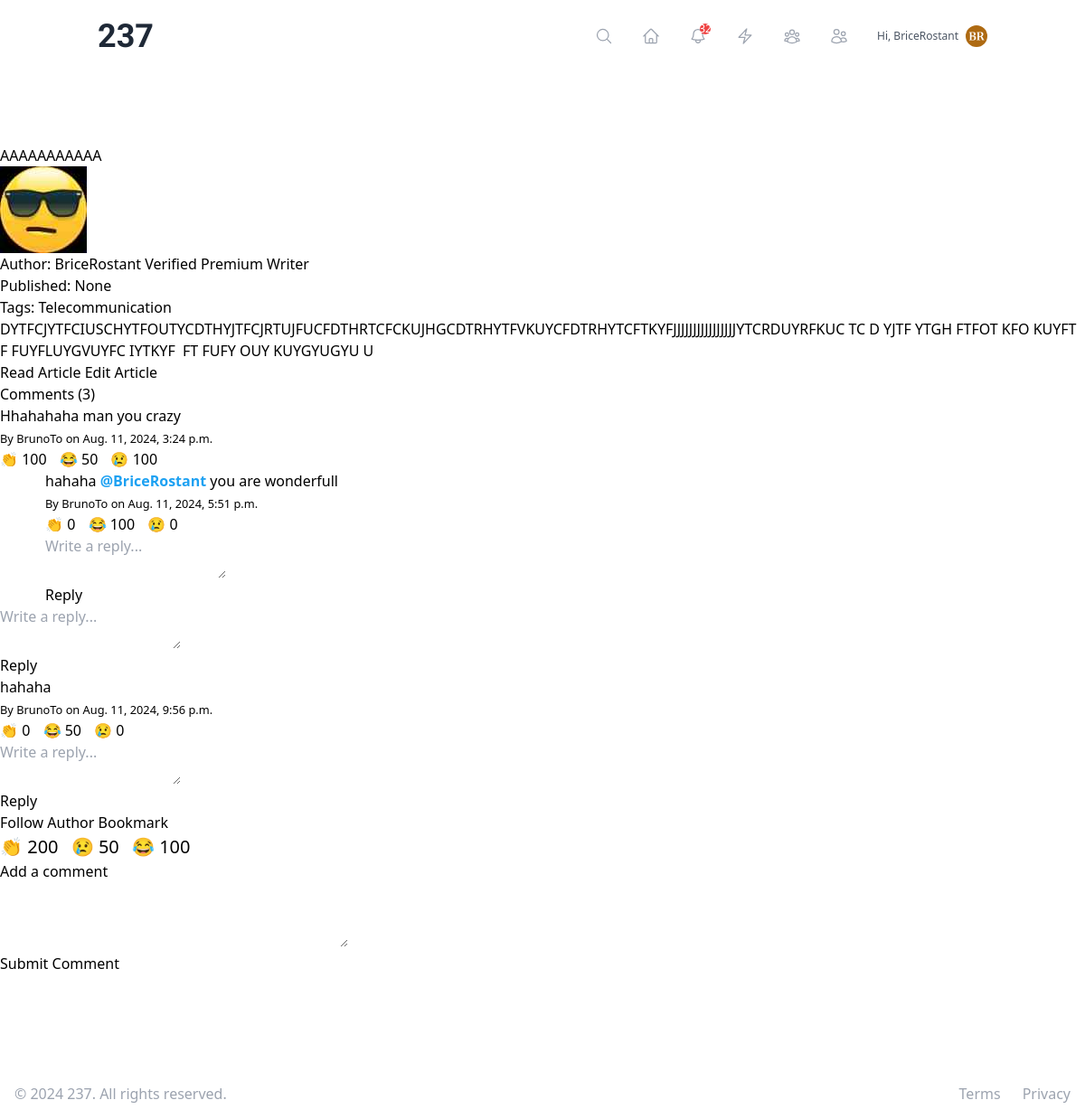
/articles/14/ (signed in), run on the app's committed database.
### users/models.py (models this page shows, shortened)
class User(AbstractUser):
    bio = models.TextField(max_length=500, blank=True)
    profile_picture = models.ImageField(upload_to='profile_pics/', blank=True, null=True)
    date_joined = models.DateTimeField(auto_now_add=True)
    location = models.CharField(max_length=100, blank=True)
    website = models.URLField(max_length=200, blank=True)
    following = models.ManyToManyField('self', symmetrical=False, related_name='followers')
    blocked_users = models.ManyToManyField('self', symmetrical=False, related_name='blocked_by')
    is_verified = models.BooleanField(default=False)
    is_premium = models.BooleanField(default=False)
    is_manual_writer = models.BooleanField(default=False)
    def get_avatar_url(self):
        return get_or_create_avatar(self)
    @property
    def is_writer(self):
        if self.is_manual_writer:
            return True
    def unread_notifications_count(self):
        return self.notifications.filter(is_read=False).count()

### articles/models.py (models this page shows, shortened)
class Article(models.Model):
    title = models.CharField(max_length=200)
    content = models.TextField()
    image = models.ImageField(upload_to='article_images/', validators=[validate_file_size], null=True, blank=True)
    thumbnail = models.ImageField(upload_to='article_thumbnails/', validators=[validate_file_size], null=True, blank=True)
    author = models.ForeignKey(settings.AUTH_USER_MODEL, on_delete=models.CASCADE)
    created_at = models.DateTimeField(auto_now_add=True)
    updated_at = models.DateTimeField(auto_now=True)
    published_at = models.DateTimeField(null=True, blank=True)
    status = models.CharField(max_length=10, choices=[('draft', 'Draft'), ('published', 'Published')], default='draft')
    language = models.CharField(max_length=2, choices=[('EN', 'English'), ('FR', 'French')])
    tags = TaggableManager()
    bookmarks = models.ManyToManyField(settings.AUTH_USER_MODEL, related_name='bookmarked_articles', blank=True)
    def get_content_as_html(self):
        try:
            content_json = json.loads(self.content)
        except json.JSONDecodeError:
            return mark_safe("<p>Error: Could not parse content</p>")
        if not isinstance(content_json, dict) or 'blocks' not in content_json:
            return mark_safe("<p>Error: Invalid content structure</p>")
        html = ""
        for block in content_json['blocks']:
            block_type = block.get('type')
            block_data = block.get('data', {})
            if block_type == 'header':
                level = block_data.get('level', 1)
                text = block_data.get('text', '')
                html += f"<h{level}>{text}</h{level}>"
            elif block_type == 'paragraph':
                text = block_data.get('text', '')
                html += f"<p>{text}</p>"
            elif block_type == 'code':
                code = block_data.get('code', '')
                escaped_code = escape(code)
                html += f'<pre><code>{escaped_code}</code></pre>'
            else:
                html += f"<p>Unsupported block type: {block_type}</p>"
        return mark_safe(html)
    def reaction_count(self, reaction_type):
        return self.reactions.filter(reaction_type=reaction_type).aggregate(total=models.Sum('count'))['total'] or 0
    @property
    def clap_count(self):
        return self.reaction_count('clap')
    @property
    def sad_count(self):
        return self.reaction_count('sad')
    @property
    def laugh_count(self):
        return self.reaction_count('laugh')
    @property
    def comment_count(self):
        return self.comments.count()

class Comment(models.Model):
    article = models.ForeignKey(Article, on_delete=models.CASCADE, related_name='comments')
    author = models.ForeignKey(settings.AUTH_USER_MODEL, on_delete=models.CASCADE)
    content = models.TextField()
    created_at = models.DateTimeField(auto_now_add=True)
    parent = models.ForeignKey('self', null=True, blank=True, on_delete=models.CASCADE, related_name='replies')
    mentioned_users = models.ManyToManyField(settings.AUTH_USER_MODEL, through='Mention', related_name='mentioned_in')
    @property
    def clap_count(self):
        return self.reactions.filter(reaction_type='clap').aggregate(total=models.Sum('count'))['total'] or 0
    @property
    def laugh_count(self):
        return self.reactions.filter(reaction_type='laugh').aggregate(total=models.Sum('count'))['total'] or 0
    @property
    def sad_count(self):
        return self.reactions.filter(reaction_type='sad').aggregate(total=models.Sum('count'))['total'] or 0

### articles/views.py (the view)
# urls.py: path('articles/<int:pk>/', ArticleDetailView.as_view(), name='article_detail'),
class ArticleDetailView(DetailView):
    model = Article
    template_name = 'articles/article_detail.html'
    context_object_name = 'article'
    def get_context_data(self, **kwargs):
        context = super().get_context_data(**kwargs)
        if self.request.user.is_authenticated:
            context['is_following'] = self.request.user.following.filter(id=self.object.author.id).exists()
            context['is_bookmarked'] = self.object.bookmarks.filter(id=self.request.user.id).exists()
            context['comment_form'] = CommentForm()
            context['user_reactions'] = Reaction.objects.filter(user=self.request.user,article=self.object).values_list('reaction_type', flat=True)
            context['speechify_api_key'] = settings.SPEECHIFY_API_KEY
        return context

### articles/forms.py
class CommentForm(forms.ModelForm):
    class Meta:
        model = Comment
        fields = ['content']
        widgets = {
            'content': forms.Textarea(attrs={'rows': 3}),
        }

### articles/templatetags/article_tags.py (called while the page is built)
@register.filter
def get_reaction_count(article, reaction_type):
    return getattr(article, f"{reaction_type}_count")

@register.filter
def get_comment_reaction_count(Comment, reaction_type):
    return getattr(Comment, f"{reaction_type}_count")

@register.filter
def split(value, key):
    return value.split(key)

### articles/templatetags/comment_tags.py (called while the page is built)
@register.filter
def render_mentions(value):
    mention_pattern = r'@(\w+)'
    def replace_mention(match):
        username = match.group(1)
        if username == 'followers':
            return '<span class="mention-followers">@followers</span>'
        user = User.objects.filter(username=username).first()
        if user:
            url = reverse('user_profile', kwargs={'username': username})
            return f'<a href="{url}" class="mention-user">@{username}</a>'
        return f'@{username}'
    return mark_safe(re.sub(mention_pattern, replace_mention, value))

### users/utils.py (called while the page is built)
def get_or_create_avatar(user):
    cache_key = f'user_avatar_{user.id}'
    avatar_url = cache.get(cache_key)
    if not avatar_url:
        if not user.profile_picture:
            avatar = generate_avatar(user.username)
            user.profile_picture.save(f"{user.username}_avatar.png", avatar, save=True)
        avatar_url = user.profile_picture.url
        cache.set(cache_key, avatar_url, timeout=86400)  # Cache for 24 hours
    return avatar_url

### templates/articles/article_detail.html (shortened to what this page needs)
{% extends "base.html" %}
{% load static %}
{% load article_tags %}
{% load comment_tags %}
{% block extra_css %}
<link rel="stylesheet" href="{% static 'css/reaction.css' %}">
<link rel="stylesheet" href="{% static 'css/tribute.css' %}">
<link rel="stylesheet" href="{% static 'css/mentions.css' %}">
{% endblock %}
{% block content %}
<h2>{{ article.title }}</h2>
{% if article.thumbnail %}
    <img src="{{ article.thumbnail.url }}" alt="{{ article.title }} thumbnail" class="article-thumbnail">
{% endif %}
<p>Author: {{ article.author.username }}
    {% if article.author.is_verified %}
        <span class="badge">Verified</span>
    {% endif %}
    {% if article.author.is_premium %}
        <span class="badge">Premium</span>
    {% endif %}
    {% if article.author.is_writer %}
        <span class="badge">Writer</span>
    {% endif %}</p>
<p>Published: {{ article.published_at }}</p>
<p>Tags: {% for tag in article.tags.all %}
    <a href="{% url 'article_by_tag' tag.slug %}">{{ tag.name }}</a>{% if not forloop.last %}, {% endif %}
{% endfor %}</p>
<div id="article-content">
    {% with content_html=article.get_content_as_html %}
        {% if content_html %}
            {{ content_html|safe }}
        {% else %}
            <p>{{ article.content }}</p>
        {% endif %}
    {% endwith %}
</div>
<button id="ttsButton">Read Article</button>
{% if user == article.author %}
    <a href="{% url 'article_update' article.pk %}">Edit Article</a>
{% endif %}
<h3>Comments (<span id="comment-count">{{ article.comment_count }}</span>)</h3>
<div id="comments-section">
{% for comment in article.comments.all %}
    {% if not comment.parent %}
        {% include "articles/comment.html" with comment=comment %}
    {% endif %}
{% empty %}
    <p>No comments yet.</p>
{% endfor %}
</div>
{% if user.is_authenticated %}
    <button id="followAuthorBtn" data-author-id="{{ article.author.id }}">
        {% if is_following %}Unfollow{% else %}Follow{% endif %} Author
    </button>
    <button id="bookmarkBtn" data-article-id="{{ article.id }}">
        {% if is_bookmarked %}Remove Bookmark{% else %}Bookmark{% endif %}
    </button>
    <div class="reactions">
        {% for reaction_type in "clap,sad,laugh"|split:"," %}
            <div class="reaction-container">
                <button class="reaction-btn" data-type="{{ reaction_type }}" data-article-id="{{ article.id }}">
                    {% if reaction_type == "clap" %}👏
                    {% elif reaction_type == "sad" %}😢
                    {% elif reaction_type == "laugh" %}😂
                    {% endif %}
                    <span id="{{ reaction_type }}-count">{{ article|get_reaction_count:reaction_type }}</span>
                </button>
            </div>
        {% endfor %}
    </div>
    <h4>Add a comment</h4>
    <form method="post" action="{% url 'comment_create' article.pk %}" id="comment-form">
        {{ comment_form.content }}
        <button type="submit">Submit Comment</button>
    </form>
{% else %}
    <p>Please <a href="{% url 'account_login' %}">log in</a> to comment.</p>
{% endif %}
{% endblock %}

### templates/base.html (shortened to what this page needs)
<!DOCTYPE html>
{% load static %}
<html lang="en">
<head>
    <script src="https://cdn.tailwindcss.com"></script>
    {% block extra_css %}{% endblock %}
</head>
<body class=" min-h-screen flex flex-col">
    <header class="navbar fixed top-0 left-0 w-full z-30">
        <nav class="container mx-auto flex justify-between items-center p-5">
            <div class="text-4xl font-bold text-gray-800 font-angkor">
                <a href="{% url 'article_list' %}" class="font-playfair text-4xl font-bold">
                    237
                </a>
            </div>
            {% if user.is_authenticated %}
                <div class="hidden md:flex items-center space-x-8">
                    <a href="{% url 'search' %}" class="text-gray-400 hover:text-gray-600 group relative" title="Search">
                        <svg class="w-5 h-5" fill="none" stroke="currentColor" viewBox="0 0 24 24" xmlns="http://www.w3.org/2000/svg" stroke-width="1.5">
                            <path stroke-linecap="round" stroke-linejoin="round" d="M21 21l-5.197-5.197m0 0A7.5 7.5 0 105.196 5.196a7.5 7.5 0 0010.607 10.607z" />
                        </svg>
                    </a>
                    <a href="{% url 'article_list' %}" class="text-gray-400 hover:text-gray-600 group relative" title="Home">
                    </a>
                    <a href="{% url 'notification_list' %}" class="text-gray-400 hover:text-gray-600 relative group" title="Notifications">
                        {% if user.unread_notifications_count > 0 %}
                        <span class="absolute -top-1 -right-1 bg-red-500 text-white text-xs rounded-full h-3 w-3 flex items-center justify-center">
                            {{ user.unread_notifications_count }}
                        </span>
                        {% endif %}
                    </a>
                    <a href="{% url 'activity_feed' %}" class="text-gray-400 hover:text-gray-600 group relative" title="Activity Feed">
                        <svg class="w-5 h-5" fill="none" stroke="currentColor" viewBox="0 0 24 24" xmlns="http://www.w3.org/2000/svg" stroke-width="1.5">
                            <path stroke-linecap="round" stroke-linejoin="round" d="M3.75 13.5l10.5-11.25L12 10.5h8.25L9.75 21.75 12 13.5H3.75z" />
                        </svg>
                    </a>
                    <a href="{% url 'following_list' %}" class="text-gray-400 hover:text-gray-600 group relative" title="Connections">
                    </a>
                    <a href="{% url 'followers_list' %}" class="text-gray-400 hover:text-gray-600 group relative" title="Followers">
                    </a>
                    <a href="{% url 'user_profile' user.username %}" class="flex items-center space-x-2 text-gray-600 hover:text-gray-800 group relative">
                        <span class="text-xs">Hi, {{ user.username }}</span>
                        <img src="{{ user.get_avatar_url }}" alt="{{ user.username }}" class="w-6 h-6 rounded-full">
                    </a>
                </div>
            {% endif %}
        </nav>
    </header>
    <main class="my-40">
        {% block content %}
        {% endblock %}
    </main>
    <footer class="footer fixed bottom-0 left-0 w-full hero-foot  text-xs md:text-base z-30">
        <div class="max-w-7xl mx-auto py-2 md:py-4 px-2 md:px-4 flex flex-col md:flex-row items-center justify-between">
            <div class="flex justify-center space-x-4 md:space-x-6 order-2 md:order-2">
                <a href="#" class="text-gray-400 hover:text-gray-500">
                    Terms
                </a>
                <a href="#" class="text-gray-400 hover:text-gray-500">
                    Privacy
                </a>
            </div>
            <div class="mt-2 md:mt-0 order-1 md:order-1">
                <p class="text-center text-gray-400">&copy; 2024 237. All rights reserved.</p>
            </div>
        </div>
    </footer>
</body>
</html>

### templates/articles/comment.html (shortened to what this page needs)
{% load comment_tags %}
{% load article_tags %}
<div class="comment" id="comment-{{ comment.id }}">
    <p>{{ comment.content|render_mentions }}</p>
    <small>By {{ comment.author.username }} on {{ comment.created_at }}</small>
    <div class="comment-reactions" data-comment-id="{{ comment.id }}">
        {% for reaction_type in "clap,laugh,sad"|split:"," %}
            <div class="comment-reaction-container">
                <button class="comment-reaction" data-type="{{ reaction_type }}" data-comment-id="{{ comment.id }}">
                    {% if reaction_type == "clap" %}👏
                    {% elif reaction_type == "laugh" %}😂
                    {% elif reaction_type == "sad" %}😢
                    {% endif %}
                    <span class="{{ reaction_type }}-count">{{ comment|get_comment_reaction_count:reaction_type }}</span>
                </button>
            </div>
        {% endfor %}
    </div>
    <div class="replies" style="margin-left: 50px;">
        {% for reply in comment.replies.all %}
            {% include "articles/comment.html" with comment=reply %}
        {% endfor %}
    </div>
    <form method="post" action="{% url 'add_reply' comment.id %}" class="reply-form">
        <textarea name="content" placeholder="Write a reply..." class="mention-input"></textarea>
        <button type="submit">Reply</button>
    </form>
</div>

### static/css/reaction.css (style rules this page uses)
.reaction-container { display: inline-block; position: relative; margin-right: 10px; }
.reaction-btn { font-size: 20px; cursor: pointer; }
.comment-reaction-container { display: inline-block; position: relative; margin-right: 10px; }
.comment-reaction { font-size: 16px; cursor: pointer; }

### static/css/mentions.css (style rules this page uses)
.mention-user { color: #1DA1F2; font-weight: bold; text-decoration: none; transition: color 0.2s ease; }

### templates/base.html (style rules this page uses)
.navbar, .footer { transition: transform 0.3s ease-in-out; }

### data on the page
User: unread_notifications_count "32", username "BriceRostant", get_avatar_url (picture)
Article: title "AAAAAAAAAAA", thumbnail (picture), author.username "BriceRostant", published_at "None", comment_count "3", id "200" "50" "100"
Tag: name "Telecommunication"
Comment: content|render_mentions "Hhahahaha man you crazy", author.username "BrunoTo", created_at "Aug. 11, 2024, 3:24 p.m.", id "100" "50" "100"
Comment: content|render_mentions "hahaha @BriceRostant you are wonderfull", author.username "BrunoTo", created_at "Aug. 11, 2024, 5:51 p.m.", id "0" "100" "0"
Comment: content|render_mentions "hahaha", author.username "BrunoTo", created_at "Aug. 11, 2024, 9:56 p.m.", id "0" "50" "0"

### other printed values
{{ content_html|safe }} "DYTFCJYTFCIUSCHYTFOUTYCDTHYJTFCJRTUJFUCFDTHRTCFCKUJHGCDTRHYTFVKUYCFDTRHYTCFTKYFJJJJJJJJJJJJJJJJYTCRDUYRFKUC TC D YJTF YTGH FTFOT KFO KUYFT F FUYFLUYGVUYFC IYTKYF FT FUFY OUY KUYGYUGYU U"
